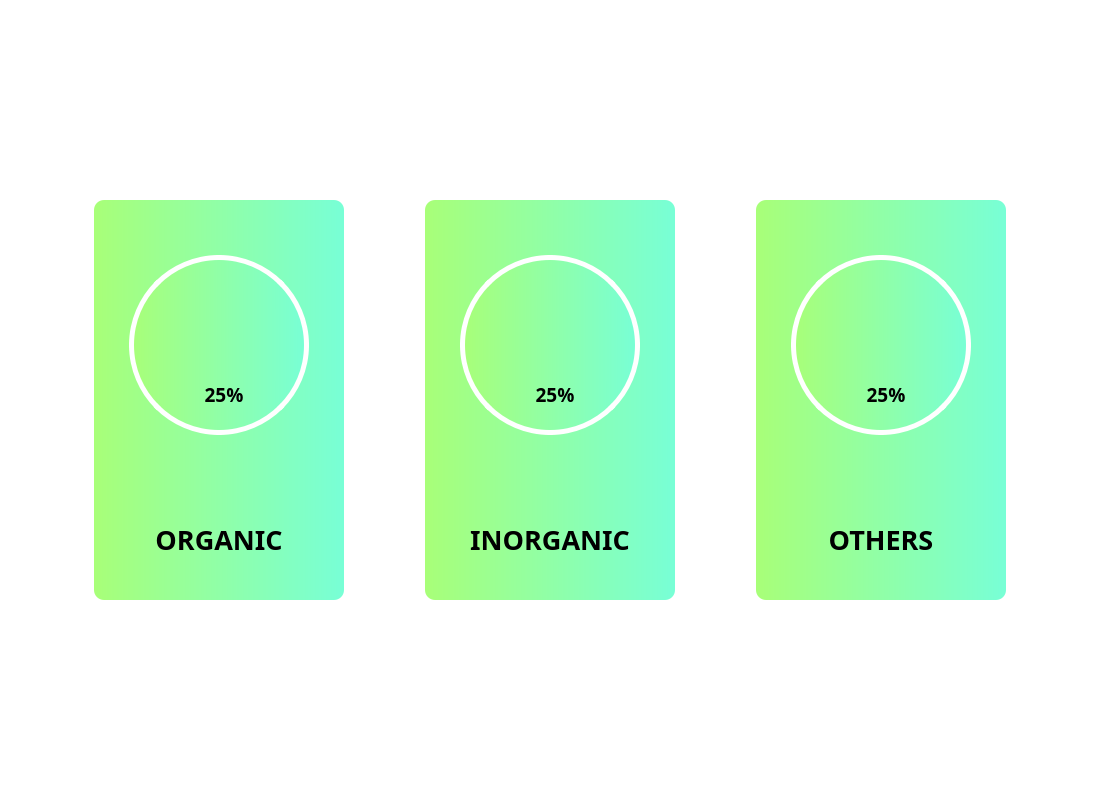
<?xml version="1.0" encoding="UTF-8"?>
<ui version="4.0">
 <class>MainWindow</class>
 <widget class="QMainWindow" name="MainWindow">
  <property name="geometry">
   <rect>
    <x>0</x>
    <y>0</y>
    <width>1100</width>
    <height>800</height>
   </rect>
  </property>
  <property name="windowTitle">
   <string>MainWindow</string>
  </property>
  <widget class="QWidget" name="centralwidget">
   <property name="styleSheet">
    <string notr="true">background-color: rgb(255, 255, 255);</string>
   </property>
   <layout class="QVBoxLayout" name="drop_shadow_layout">
    <property name="spacing">
     <number>0</number>
    </property>
    <property name="leftMargin">
     <number>10</number>
    </property>
    <property name="topMargin">
     <number>10</number>
    </property>
    <property name="rightMargin">
     <number>10</number>
    </property>
    <property name="bottomMargin">
     <number>10</number>
    </property>
    <item>
     <widget class="QFrame" name="drop_shadow_frame">
      <property name="styleSheet">
       <string notr="true">background-color: rgb(255, 255, 255);
border-radius: 10px;</string>
      </property>
      <property name="frameShape">
       <enum>QFrame::NoFrame</enum>
      </property>
      <property name="frameShadow">
       <enum>QFrame::Raised</enum>
      </property>
      <layout class="QHBoxLayout" name="horizontalLayout">
       <item>
        <widget class="QFrame" name="type_1">
         <property name="minimumSize">
          <size>
           <width>250</width>
           <height>400</height>
          </size>
         </property>
         <property name="maximumSize">
          <size>
           <width>250</width>
           <height>400</height>
          </size>
         </property>
         <property name="mouseTracking">
          <bool>true</bool>
         </property>
         <property name="styleSheet">
          <string notr="true">background-color: qlineargradient(spread:pad, x1:0, y1:0, x2:1, y2:0, stop:0 rgba(168, 255, 120, 255), stop:1 rgba(120, 255, 214, 255));

</string>
         </property>
         <property name="frameShape">
          <enum>QFrame::StyledPanel</enum>
         </property>
         <property name="frameShadow">
          <enum>QFrame::Raised</enum>
         </property>
         <widget class="QFrame" name="progress_bar_1">
          <property name="geometry">
           <rect>
            <x>35</x>
            <y>55</y>
            <width>180</width>
            <height>180</height>
           </rect>
          </property>
          <property name="minimumSize">
           <size>
            <width>180</width>
            <height>180</height>
           </size>
          </property>
          <property name="maximumSize">
           <size>
            <width>180</width>
            <height>180</height>
           </size>
          </property>
          <property name="autoFillBackground">
           <bool>false</bool>
          </property>
          <property name="styleSheet">
           <string notr="true">border: 5px solid rgb(255, 255, 255);
border-radius: 90px;
</string>
          </property>
          <property name="frameShape">
           <enum>QFrame::StyledPanel</enum>
          </property>
          <property name="frameShadow">
           <enum>QFrame::Raised</enum>
          </property>
          <widget class="QFrame" name="frame">
           <property name="geometry">
            <rect>
             <x>15</x>
             <y>40</y>
             <width>150</width>
             <height>80</height>
            </rect>
           </property>
           <property name="minimumSize">
            <size>
             <width>90</width>
             <height>80</height>
            </size>
           </property>
           <property name="styleSheet">
            <string notr="true">QFrame{
	border: None;
	image: url(:/newPrefix/stink.png);
	background-color:None;
}</string>
           </property>
           <property name="frameShape">
            <enum>QFrame::StyledPanel</enum>
           </property>
           <property name="frameShadow">
            <enum>QFrame::Raised</enum>
           </property>
          </widget>
          <widget class="QLabel" name="org_percent">
           <property name="geometry">
            <rect>
             <x>40</x>
             <y>120</y>
             <width>110</width>
             <height>40</height>
            </rect>
           </property>
           <property name="maximumSize">
            <size>
             <width>110</width>
             <height>40</height>
            </size>
           </property>
           <property name="font">
            <font>
             <family>Segoe UI Black</family>
             <pointsize>14</pointsize>
             <weight>75</weight>
             <bold>true</bold>
            </font>
           </property>
           <property name="styleSheet">
            <string notr="true">background-color: None;
border: None;</string>
           </property>
           <property name="text">
            <string>&lt;html&gt;&lt;head/&gt;&lt;body&gt;&lt;p align=&quot;center&quot;&gt;25%&lt;/p&gt;&lt;/body&gt;&lt;/html&gt;</string>
           </property>
          </widget>
         </widget>
         <widget class="QLabel" name="label">
          <property name="geometry">
           <rect>
            <x>25</x>
            <y>320</y>
            <width>200</width>
            <height>40</height>
           </rect>
          </property>
          <property name="font">
           <font>
            <family>Segoe UI Black</family>
            <pointsize>20</pointsize>
            <weight>75</weight>
            <bold>true</bold>
           </font>
          </property>
          <property name="styleSheet">
           <string notr="true">background-color: None</string>
          </property>
          <property name="text">
           <string>&lt;html&gt;&lt;head/&gt;&lt;body&gt;&lt;p align=&quot;center&quot;&gt;ORGANIC&lt;/p&gt;&lt;/body&gt;&lt;/html&gt;</string>
          </property>
         </widget>
        </widget>
       </item>
       <item>
        <widget class="QFrame" name="type_2">
         <property name="minimumSize">
          <size>
           <width>250</width>
           <height>400</height>
          </size>
         </property>
         <property name="maximumSize">
          <size>
           <width>250</width>
           <height>400</height>
          </size>
         </property>
         <property name="mouseTracking">
          <bool>true</bool>
         </property>
         <property name="styleSheet">
          <string notr="true">background-color: qlineargradient(spread:pad, x1:0, y1:0, x2:1, y2:0, stop:0 rgba(168, 255, 120, 255), stop:1 rgba(120, 255, 214, 255));

</string>
         </property>
         <property name="frameShape">
          <enum>QFrame::StyledPanel</enum>
         </property>
         <property name="frameShadow">
          <enum>QFrame::Raised</enum>
         </property>
         <widget class="QFrame" name="progress_bar_7">
          <property name="geometry">
           <rect>
            <x>35</x>
            <y>55</y>
            <width>180</width>
            <height>180</height>
           </rect>
          </property>
          <property name="minimumSize">
           <size>
            <width>180</width>
            <height>180</height>
           </size>
          </property>
          <property name="maximumSize">
           <size>
            <width>180</width>
            <height>180</height>
           </size>
          </property>
          <property name="autoFillBackground">
           <bool>false</bool>
          </property>
          <property name="styleSheet">
           <string notr="true">border: 5px solid rgb(255, 255, 255);
border-radius: 90px;
</string>
          </property>
          <property name="frameShape">
           <enum>QFrame::StyledPanel</enum>
          </property>
          <property name="frameShadow">
           <enum>QFrame::Raised</enum>
          </property>
          <widget class="QFrame" name="frame_7">
           <property name="geometry">
            <rect>
             <x>15</x>
             <y>40</y>
             <width>150</width>
             <height>80</height>
            </rect>
           </property>
           <property name="minimumSize">
            <size>
             <width>90</width>
             <height>80</height>
            </size>
           </property>
           <property name="styleSheet">
            <string notr="true">QFrame{
	border: None;
	background-color:None;
	image: url(:/newPrefix/plastic.png);
}</string>
           </property>
           <property name="frameShape">
            <enum>QFrame::StyledPanel</enum>
           </property>
           <property name="frameShadow">
            <enum>QFrame::Raised</enum>
           </property>
          </widget>
          <widget class="QLabel" name="inorg_percent">
           <property name="geometry">
            <rect>
             <x>40</x>
             <y>120</y>
             <width>110</width>
             <height>40</height>
            </rect>
           </property>
           <property name="maximumSize">
            <size>
             <width>110</width>
             <height>40</height>
            </size>
           </property>
           <property name="font">
            <font>
             <family>Segoe UI Black</family>
             <pointsize>14</pointsize>
             <weight>75</weight>
             <bold>true</bold>
            </font>
           </property>
           <property name="styleSheet">
            <string notr="true">background-color: None;
border: None;</string>
           </property>
           <property name="text">
            <string>&lt;html&gt;&lt;head/&gt;&lt;body&gt;&lt;p align=&quot;center&quot;&gt;25%&lt;/p&gt;&lt;/body&gt;&lt;/html&gt;</string>
           </property>
          </widget>
         </widget>
         <widget class="QLabel" name="label_14">
          <property name="geometry">
           <rect>
            <x>15</x>
            <y>320</y>
            <width>220</width>
            <height>40</height>
           </rect>
          </property>
          <property name="font">
           <font>
            <family>Segoe UI Black</family>
            <pointsize>20</pointsize>
            <weight>75</weight>
            <bold>true</bold>
           </font>
          </property>
          <property name="styleSheet">
           <string notr="true">background-color: None</string>
          </property>
          <property name="text">
           <string>&lt;html&gt;&lt;head/&gt;&lt;body&gt;&lt;p align=&quot;center&quot;&gt;INORGANIC&lt;/p&gt;&lt;/body&gt;&lt;/html&gt;</string>
          </property>
         </widget>
        </widget>
       </item>
       <item>
        <widget class="QFrame" name="type_3">
         <property name="minimumSize">
          <size>
           <width>250</width>
           <height>400</height>
          </size>
         </property>
         <property name="maximumSize">
          <size>
           <width>250</width>
           <height>400</height>
          </size>
         </property>
         <property name="mouseTracking">
          <bool>true</bool>
         </property>
         <property name="styleSheet">
          <string notr="true">background-color: qlineargradient(spread:pad, x1:0, y1:0, x2:1, y2:0, stop:0 rgba(168, 255, 120, 255), stop:1 rgba(120, 255, 214, 255));

</string>
         </property>
         <property name="frameShape">
          <enum>QFrame::StyledPanel</enum>
         </property>
         <property name="frameShadow">
          <enum>QFrame::Raised</enum>
         </property>
         <widget class="QFrame" name="progress_bar_9">
          <property name="geometry">
           <rect>
            <x>35</x>
            <y>55</y>
            <width>180</width>
            <height>180</height>
           </rect>
          </property>
          <property name="minimumSize">
           <size>
            <width>180</width>
            <height>180</height>
           </size>
          </property>
          <property name="maximumSize">
           <size>
            <width>180</width>
            <height>180</height>
           </size>
          </property>
          <property name="autoFillBackground">
           <bool>false</bool>
          </property>
          <property name="styleSheet">
           <string notr="true">border: 5px solid rgb(255, 255, 255);
border-radius: 90px;
</string>
          </property>
          <property name="frameShape">
           <enum>QFrame::StyledPanel</enum>
          </property>
          <property name="frameShadow">
           <enum>QFrame::Raised</enum>
          </property>
          <widget class="QFrame" name="frame_9">
           <property name="geometry">
            <rect>
             <x>15</x>
             <y>40</y>
             <width>150</width>
             <height>80</height>
            </rect>
           </property>
           <property name="minimumSize">
            <size>
             <width>90</width>
             <height>80</height>
            </size>
           </property>
           <property name="styleSheet">
            <string notr="true">QFrame{
	border: None;
	image: url(:/newPrefix/other.png);
	background-color:None;
}</string>
           </property>
           <property name="frameShape">
            <enum>QFrame::StyledPanel</enum>
           </property>
           <property name="frameShadow">
            <enum>QFrame::Raised</enum>
           </property>
          </widget>
          <widget class="QLabel" name="other_percent">
           <property name="geometry">
            <rect>
             <x>40</x>
             <y>120</y>
             <width>110</width>
             <height>40</height>
            </rect>
           </property>
           <property name="maximumSize">
            <size>
             <width>110</width>
             <height>40</height>
            </size>
           </property>
           <property name="font">
            <font>
             <family>Segoe UI Black</family>
             <pointsize>14</pointsize>
             <weight>75</weight>
             <bold>true</bold>
            </font>
           </property>
           <property name="styleSheet">
            <string notr="true">background-color: None;
border: None;</string>
           </property>
           <property name="text">
            <string>&lt;html&gt;&lt;head/&gt;&lt;body&gt;&lt;p align=&quot;center&quot;&gt;25%&lt;/p&gt;&lt;/body&gt;&lt;/html&gt;</string>
           </property>
          </widget>
         </widget>
         <widget class="QLabel" name="label_18">
          <property name="geometry">
           <rect>
            <x>50</x>
            <y>320</y>
            <width>150</width>
            <height>40</height>
           </rect>
          </property>
          <property name="font">
           <font>
            <family>Segoe UI Black</family>
            <pointsize>20</pointsize>
            <weight>75</weight>
            <bold>true</bold>
           </font>
          </property>
          <property name="styleSheet">
           <string notr="true">background-color: None</string>
          </property>
          <property name="text">
           <string>&lt;html&gt;&lt;head/&gt;&lt;body&gt;&lt;p align=&quot;center&quot;&gt;OTHERS&lt;/p&gt;&lt;/body&gt;&lt;/html&gt;</string>
          </property>
         </widget>
        </widget>
       </item>
      </layout>
     </widget>
    </item>
   </layout>
  </widget>
 </widget>
 <resources>
  <include location="test.qrc"/>
 </resources>
 <connections/>
</ui>
